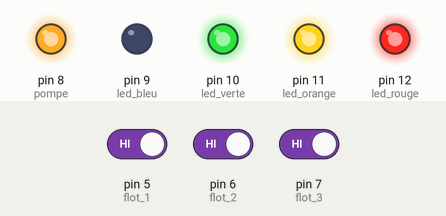
Bench run of a sketch on a simulated Arduino Uno, built with avr-gcc and run on an emulated ATmega328P. Parts: output pins drawn as LEDs (lit = HIGH). Dashed ring = blinking. Inputs (shaded band) come from the test bench; at power-on: pin 7 (flot_3) HIGH, pin 5 (flot_1) HIGH, pin 6 (flot_2) HIGH.

Above: at 1.2 s.
1.3 s: pin 7 (flot_3) driven LOW
At 1.7 s:
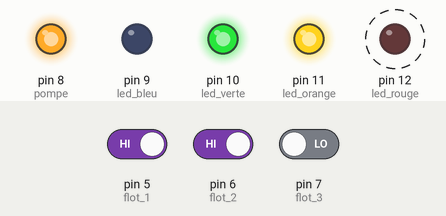
4.3 s: pin 5 (flot_1) driven LOW
At 5.2 s:
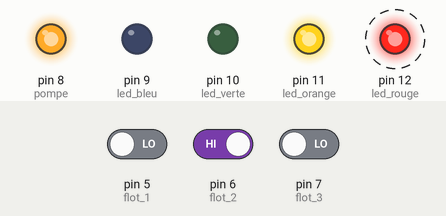
7.3 s: pin 6 (flot_2) driven LOW
At 8.2 s:
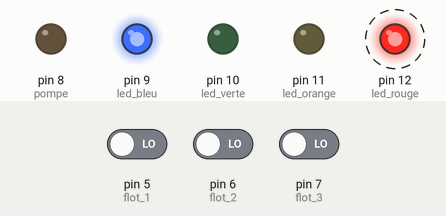
10.3 s: pin 5 (flot_1) driven HIGH
At 11.2 s:
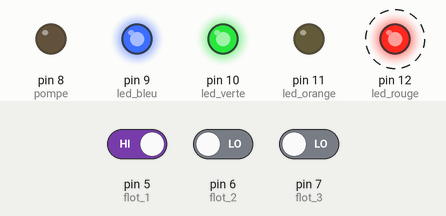
13.3 s: pin 6 (flot_2) driven HIGH
At 14.2 s:
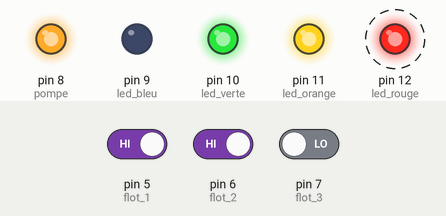
16.3 s: pin 7 (flot_3) driven HIGH
At 17.3 s:
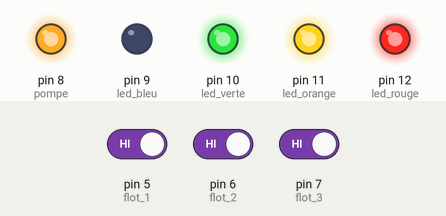
Timing chart, 0 to 18.8 s (numbered marks = the images above; inputs shaded):
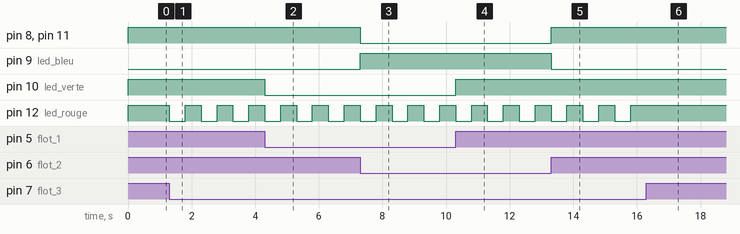

The sketch:

niv_arosage.ino
```cpp
  // définition des pin pour les leds
  const int led_bleu = 9;
  const int led_verte = 10;
  const int led_orange = 11;
  const int led_rouge = 12;

  // definition des pin pour les floteurs
  const int flot_1 = 5;
  const int flot_2 = 6;
  const int flot_3 = 7;

  // définition pin pour contact de pompe
  const int pompe = 8;

void setup() {
  //initialisation des pin en entrée ou en sortie
  pinMode (led_bleu, OUTPUT);
  pinMode (led_verte, OUTPUT);
  pinMode (led_orange, OUTPUT);
  pinMode (led_rouge, OUTPUT);
  pinMode (pompe, OUTPUT);
  pinMode (flot_1, INPUT);
  pinMode (flot_2, INPUT);
  pinMode (flot_3, INPUT);

//defini l'état des leds (allumées ou éteintes )
  digitalWrite(led_bleu, LOW);
  digitalWrite(led_verte,LOW);
  digitalWrite(led_orange, LOW);
  digitalWrite(led_rouge, LOW);
  digitalWrite(pompe, HIGH);

}


void loop() {

  if (digitalRead (flot_1)==LOW) //si le floteur niveau haut est pas activé
  {
    digitalWrite(led_verte,LOW); // alors la led verte est éteinte
  }
      else
      {
      digitalWrite(led_verte,HIGH); //sinon le led verte est allumée
      }


  if (digitalRead (flot_2)==LOW)  //si le floteur niveau moyen n'est pas activé
  {
    digitalWrite(led_orange,LOW);// alors la led orange est eteinte
  }
      else
      {
      digitalWrite(led_orange,HIGH); //sinon le led orange est allumée
      digitalWrite(led_bleu,LOW); // la led bleu s'éteint quand la cuve est à moitier pleine ce qui signifie que l'on peut a nouveau utiliser la pompe
      digitalWrite(pompe,HIGH); // ferme le relais pour l'utilisation de la pompe
      }


  if (digitalRead (flot_3)==LOW) // si le floteur bas n'est pas activé alors on fait clignoter la led rouge " alerte niveau faible "
  {
    digitalWrite(led_rouge,LOW);
    delay(500);
    digitalWrite(led_rouge,HIGH);
    delay(500);
    digitalWrite(led_bleu,HIGH); // on allume la led bleu " indicateur de pompe non utilisable "
    digitalWrite(pompe,LOW); // et on coupe le relais de pompe  , on ne poura reutiliser la pompe que lorsque la cuve sera a moitié pleine
  }
       else
       {
        digitalWrite(led_rouge,HIGH); // sinon on allume  la led rouge cela indique que la cuve est entre le niveau bas et la moitier
       }
}
```

Measured:
- after the input at 1.3 s, pin 12 (led_rouge): alternates HIGH for 0.50 s and LOW for 0.50 s, starting at once
- after the input at 4.3 s, pin 10 (led_verte): HIGH → LOW at once
- after the input at 7.3 s, pin 8 (pompe), pin 11 (led_orange): HIGH → LOW at once; pin 9 (led_bleu): LOW → HIGH at once
- after the input at 10.3 s, pin 10 (led_verte): LOW → HIGH at once
- after the input at 13.3 s, pin 8 (pompe), pin 11 (led_orange): LOW → HIGH at once; pin 9 (led_bleu): HIGH → LOW at once
- after the input at 16.3 s, pin 12 (led_rouge): stops changing and stays HIGH
